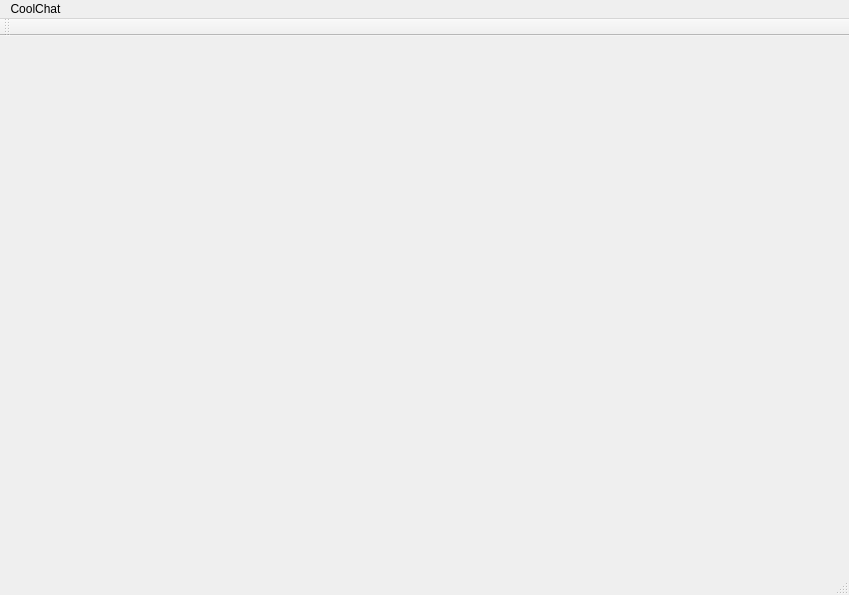
<?xml version="1.0" encoding="UTF-8"?>
<ui version="4.0">
 <class>MainWindow</class>
 <widget class="QMainWindow" name="MainWindow">
  <property name="geometry">
   <rect>
    <x>0</x>
    <y>0</y>
    <width>849</width>
    <height>595</height>
   </rect>
  </property>
  <property name="windowTitle">
   <string>MainWindow</string>
  </property>
  <widget class="QWidget" name="centralWidget"/>
  <widget class="QMenuBar" name="menuBar">
   <property name="geometry">
    <rect>
     <x>0</x>
     <y>0</y>
     <width>849</width>
     <height>25</height>
    </rect>
   </property>
   <widget class="QMenu" name="menuCoolChat">
    <property name="title">
     <string>CoolChat</string>
    </property>
   </widget>
   <addaction name="menuCoolChat"/>
  </widget>
  <widget class="QToolBar" name="mainToolBar">
   <attribute name="toolBarArea">
    <enum>TopToolBarArea</enum>
   </attribute>
   <attribute name="toolBarBreak">
    <bool>false</bool>
   </attribute>
  </widget>
  <widget class="QStatusBar" name="statusBar"/>
 </widget>
 <layoutdefault spacing="6" margin="11"/>
 <resources/>
 <connections/>
</ui>
